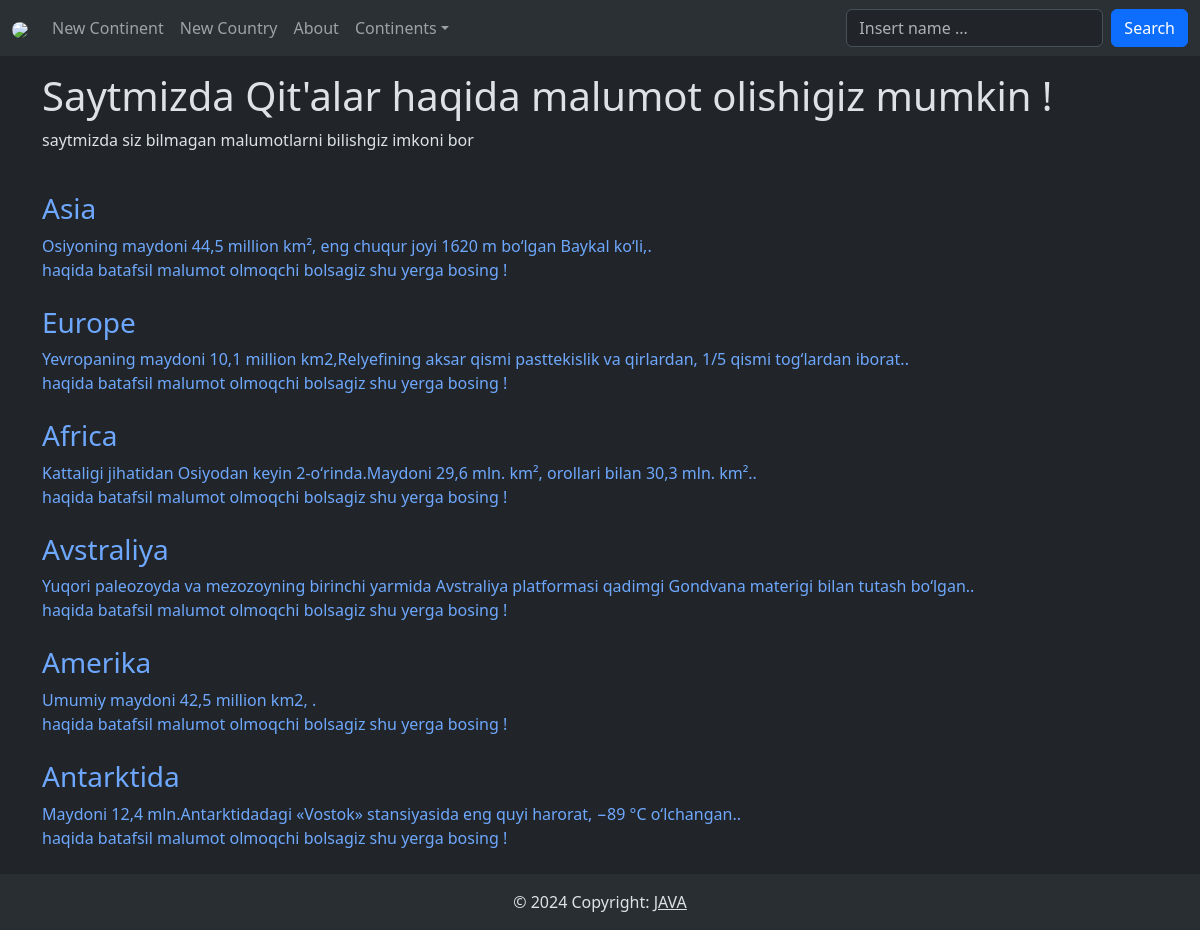
The page /about/ on the database its author committed.
### app_continents/models.py (models this page shows, shortened)
class Continent(models.Model):
    continent_name = models.CharField(max_length=100, verbose_name='Continent Name', unique=True)
    continent_description = models.TextField(verbose_name='Continent Description')
    continent_image = models.ImageField(upload_to='continent/', verbose_name='Continent Image')
    continent_annotations = models.TextField(max_length=150, verbose_name='Continent Annotations')
    continent_date_created = models.DateTimeField(auto_now_add=True, verbose_name='Continent Date')
    class Meta:
        verbose_name = 'Continent'
        verbose_name_plural = 'Continents'
        db_table = 'continent'
        ordering = ['id']

### app_continents/views.py (the view)
# urls.py: path('about/', about, name='about'),
def about(request):
    continents = Continent.objects.all()
    return render(request, 'continents/about.html', context={'continents': continents})

### templates/continents/about.html (shortened to what this page needs)
{% extends 'base.html' %}
{% block content %}
    <h1>Saytmizda Qit'alar haqida malumot olishigiz mumkin !</h1>
    <p>saytmizda siz bilmagan malumotlarni bilishgiz imkoni bor</p><br>
    {% for continent in continents %}
        <a style="text-decoration: none" href="{% url 'continent_show' continent.id %}"><h3>{{ continent.continent_name }}</h3>
            {{ continent.continent_annotations }}.<br>
            haqida batafsil malumot olmoqchi bolsagiz shu yerga bosing !</a>
        <br>
        <br>
    {% endfor %}
{% endblock %}

### rows shown on the page
Continent: continent_name "Asia", continent_annotations "Osiyoning maydoni 44,5 million km², eng chuqur joyi 1620 m boʻlgan Baykal koʻli,"
Continent: continent_name "Europe", continent_annotations "Yevropaning maydoni 10,1 million km2,Relyefining aksar qismi pasttekislik va qirlardan, 1/5 qismi togʻlardan iborat."
Continent: continent_name "Africa", continent_annotations "Kattaligi jihatidan Osiyodan keyin 2-oʻrinda.Maydoni 29,6 mln. km², orollari bilan 30,3 mln. km²."
Continent: continent_name "Avstraliya", continent_annotations "Yuqori paleozoyda va mezozoyning birinchi yarmida Avstraliya platformasi qadimgi Gondvana materigi bilan tutash boʻlgan."
Continent: continent_name "Amerika", continent_annotations "Umumiy maydoni 42,5 million km2,"
Continent: continent_name "Antarktida", continent_annotations "Maydoni 12,4 mln.Antarktidadagi «Vostok» stansiyasida eng quyi harorat, −89 °C oʻlchangan."
